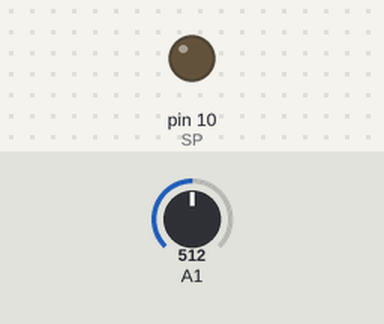
Bench run of a sketch on a simulated Arduino Uno, built with avr-gcc and run on an emulated ATmega328P. Parts: output pins drawn as LEDs (lit = HIGH). The inputs (shaded band) are chosen by the test bench; at power-on: A1 = 512.

Above: at 1.2 s.
1.3 s: A1 set to 691
2.8 s: A1 set to 713
At 3.2 s:
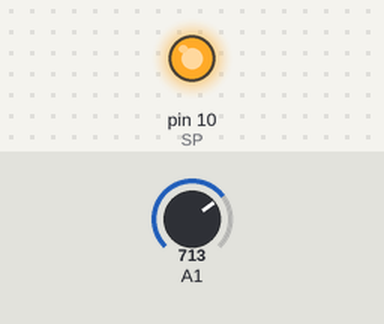
4.3 s: A1 set to 690
At 5.5 s:
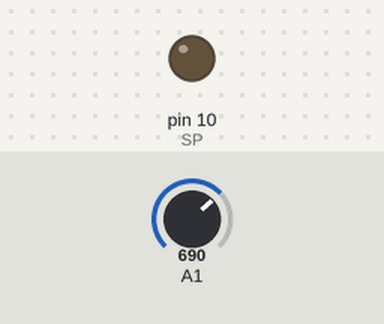
5.8 s: A1 set to 710
At 6.7 s:
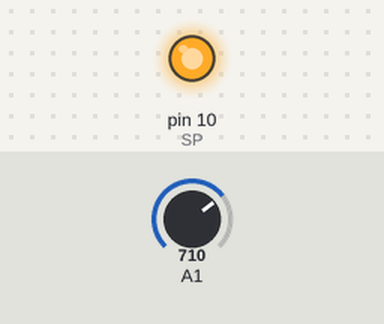
Timing chart, 0 to 8.3 s (numbered marks = the images above; inputs shaded):
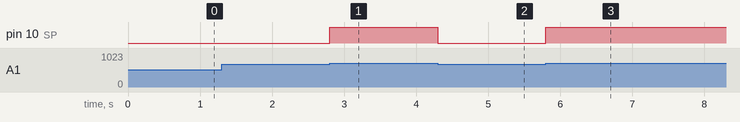

The sketch:

L298P.ino
```cpp
// Motor shield использует четыре контакта 4, 5, 6, 7 для управления моторами
// 4 и 7 — для направления, 5 и 6 — для скорости
#define SP      10
#define DP      12
#define SL      11
#define DL      13


void setup()
{
}

void loop()
{
if ((analogRead(A1)) > 700) {
  analogWrite(SP, 255);
  digitalWrite(DP, HIGH);
}
else {
  analogWrite(SP, 0);
  digitalWrite(DP, HIGH);
}

  //analogWrite(SP, 255);
  //digitalWrite(DP, HIGH);

}
```

Measured:
- the behaviour switches between 700 and 701 on A1 (found by bisection; images 0 and 1)
- after the input at 1.3 s, every drawn part: stays the same
- after the input at 2.8 s, pin 10 (SP): LOW → HIGH at once
- after the input at 4.3 s, pin 10 (SP): HIGH → LOW at once
- after the input at 5.8 s, pin 10 (SP): LOW → HIGH at once
